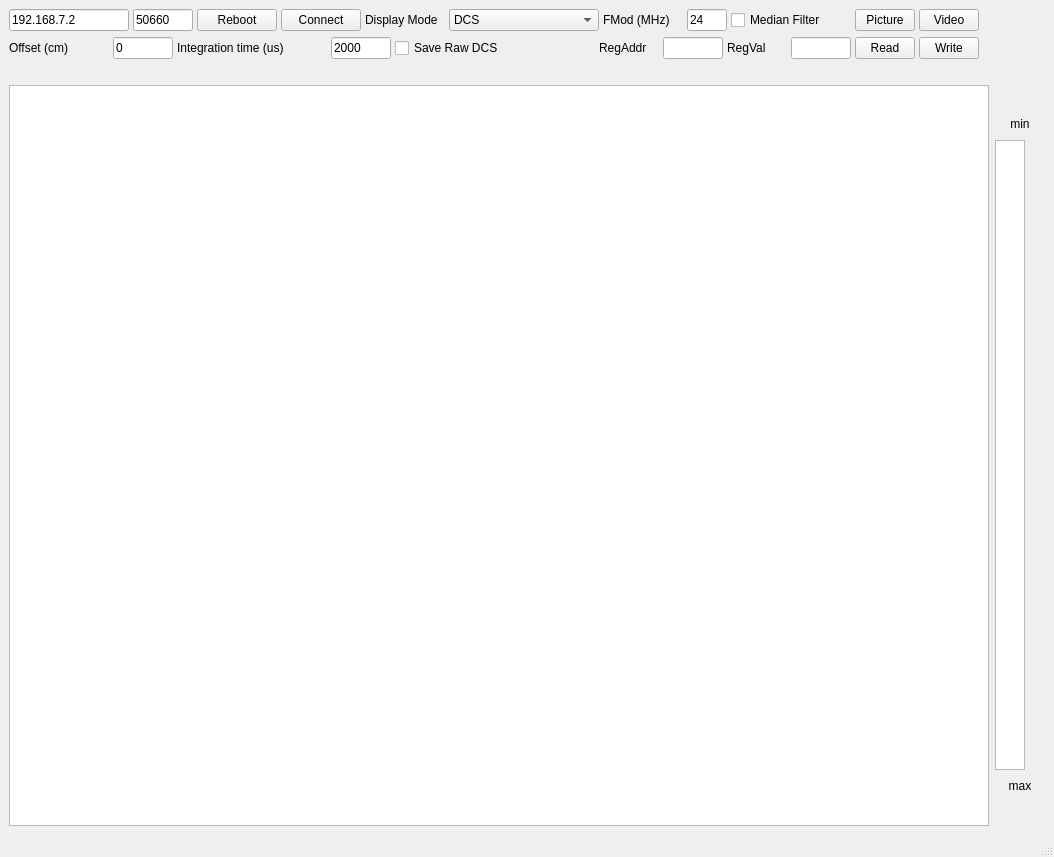
<?xml version="1.0" encoding="UTF-8"?>
<ui version="4.0">
 <class>MainWindow</class>
 <widget class="QMainWindow" name="MainWindow">
  <property name="geometry">
   <rect>
    <x>0</x>
    <y>0</y>
    <width>1054</width>
    <height>857</height>
   </rect>
  </property>
  <property name="windowTitle">
   <string>IMX556 TOF Sensor Demo</string>
  </property>
  <widget class="QWidget" name="centralwidget">
   <layout class="QVBoxLayout" name="verticalLayout_2">
    <item>
     <layout class="QHBoxLayout" name="horizontalLayout_3" stretch="0,15">
      <item>
       <layout class="QVBoxLayout" name="verticalLayout">
        <item>
         <layout class="QHBoxLayout" name="horizontalLayout">
          <property name="spacing">
           <number>4</number>
          </property>
          <item>
           <widget class="QLineEdit" name="lineEdit_hostName">
            <property name="sizePolicy">
             <sizepolicy hsizetype="Preferred" vsizetype="Preferred">
              <horstretch>0</horstretch>
              <verstretch>0</verstretch>
             </sizepolicy>
            </property>
            <property name="minimumSize">
             <size>
              <width>120</width>
              <height>22</height>
             </size>
            </property>
            <property name="maximumSize">
             <size>
              <width>120</width>
              <height>16777215</height>
             </size>
            </property>
            <property name="text">
             <string>192.168.7.2</string>
            </property>
            <property name="placeholderText">
             <string>IP</string>
            </property>
           </widget>
          </item>
          <item>
           <widget class="QLineEdit" name="lineEdit_port">
            <property name="sizePolicy">
             <sizepolicy hsizetype="Preferred" vsizetype="Preferred">
              <horstretch>0</horstretch>
              <verstretch>0</verstretch>
             </sizepolicy>
            </property>
            <property name="minimumSize">
             <size>
              <width>60</width>
              <height>22</height>
             </size>
            </property>
            <property name="maximumSize">
             <size>
              <width>60</width>
              <height>16777215</height>
             </size>
            </property>
            <property name="text">
             <string>50660</string>
            </property>
            <property name="placeholderText">
             <string>Port</string>
            </property>
           </widget>
          </item>
          <item>
           <widget class="QPushButton" name="pushButton_reboot">
            <property name="sizePolicy">
             <sizepolicy hsizetype="Preferred" vsizetype="Preferred">
              <horstretch>0</horstretch>
              <verstretch>0</verstretch>
             </sizepolicy>
            </property>
            <property name="text">
             <string>Reboot</string>
            </property>
           </widget>
          </item>
          <item>
           <widget class="QPushButton" name="pushButton_connect">
            <property name="sizePolicy">
             <sizepolicy hsizetype="Preferred" vsizetype="Preferred">
              <horstretch>0</horstretch>
              <verstretch>0</verstretch>
             </sizepolicy>
            </property>
            <property name="minimumSize">
             <size>
              <width>80</width>
              <height>0</height>
             </size>
            </property>
            <property name="maximumSize">
             <size>
              <width>80</width>
              <height>16777215</height>
             </size>
            </property>
            <property name="text">
             <string>Connect</string>
            </property>
           </widget>
          </item>
          <item>
           <widget class="QLabel" name="label_DisplayMode">
            <property name="sizePolicy">
             <sizepolicy hsizetype="Preferred" vsizetype="Preferred">
              <horstretch>0</horstretch>
              <verstretch>0</verstretch>
             </sizepolicy>
            </property>
            <property name="minimumSize">
             <size>
              <width>80</width>
              <height>0</height>
             </size>
            </property>
            <property name="maximumSize">
             <size>
              <width>80</width>
              <height>16777215</height>
             </size>
            </property>
            <property name="layoutDirection">
             <enum>Qt::LeftToRight</enum>
            </property>
            <property name="text">
             <string>Display Mode</string>
            </property>
           </widget>
          </item>
          <item>
           <widget class="QComboBox" name="comboBox_displayMode">
            <property name="sizePolicy">
             <sizepolicy hsizetype="Preferred" vsizetype="Preferred">
              <horstretch>0</horstretch>
              <verstretch>0</verstretch>
             </sizepolicy>
            </property>
            <property name="minimumSize">
             <size>
              <width>150</width>
              <height>0</height>
             </size>
            </property>
            <property name="maximumSize">
             <size>
              <width>150</width>
              <height>16777215</height>
             </size>
            </property>
            <property name="currentText">
             <string>DCS</string>
            </property>
            <property name="currentIndex">
             <number>0</number>
            </property>
            <item>
             <property name="text">
              <string>DCS</string>
             </property>
            </item>
            <item>
             <property name="text">
              <string>Amplitude (clamp)</string>
             </property>
            </item>
            <item>
             <property name="text">
              <string>Amplitude (scale)</string>
             </property>
            </item>
            <item>
             <property name="text">
              <string>Distance</string>
             </property>
            </item>
           </widget>
          </item>
          <item>
           <widget class="QLabel" name="label_FMOD">
            <property name="sizePolicy">
             <sizepolicy hsizetype="Preferred" vsizetype="Preferred">
              <horstretch>0</horstretch>
              <verstretch>0</verstretch>
             </sizepolicy>
            </property>
            <property name="minimumSize">
             <size>
              <width>80</width>
              <height>0</height>
             </size>
            </property>
            <property name="maximumSize">
             <size>
              <width>80</width>
              <height>16777215</height>
             </size>
            </property>
            <property name="text">
             <string>FMod (MHz)</string>
            </property>
           </widget>
          </item>
          <item>
           <widget class="QLineEdit" name="lineEdit_fmod">
            <property name="sizePolicy">
             <sizepolicy hsizetype="Preferred" vsizetype="Preferred">
              <horstretch>0</horstretch>
              <verstretch>0</verstretch>
             </sizepolicy>
            </property>
            <property name="minimumSize">
             <size>
              <width>40</width>
              <height>0</height>
             </size>
            </property>
            <property name="maximumSize">
             <size>
              <width>40</width>
              <height>16777215</height>
             </size>
            </property>
            <property name="text">
             <string>24</string>
            </property>
           </widget>
          </item>
          <item>
           <widget class="QCheckBox" name="checkbox_MedianEnable">
            <property name="sizePolicy">
             <sizepolicy hsizetype="Preferred" vsizetype="Preferred">
              <horstretch>0</horstretch>
              <verstretch>0</verstretch>
             </sizepolicy>
            </property>
            <property name="minimumSize">
             <size>
              <width>120</width>
              <height>0</height>
             </size>
            </property>
            <property name="maximumSize">
             <size>
              <width>120</width>
              <height>16777215</height>
             </size>
            </property>
            <property name="text">
             <string>Median Filter</string>
            </property>
            <property name="checked">
             <bool>false</bool>
            </property>
           </widget>
          </item>
          <item>
           <widget class="QPushButton" name="pushButton_picture">
            <property name="sizePolicy">
             <sizepolicy hsizetype="Preferred" vsizetype="Preferred">
              <horstretch>0</horstretch>
              <verstretch>0</verstretch>
             </sizepolicy>
            </property>
            <property name="minimumSize">
             <size>
              <width>60</width>
              <height>0</height>
             </size>
            </property>
            <property name="maximumSize">
             <size>
              <width>60</width>
              <height>16777215</height>
             </size>
            </property>
            <property name="text">
             <string>Picture</string>
            </property>
           </widget>
          </item>
          <item>
           <widget class="QPushButton" name="pushButton_Video">
            <property name="sizePolicy">
             <sizepolicy hsizetype="Preferred" vsizetype="Preferred">
              <horstretch>0</horstretch>
              <verstretch>0</verstretch>
             </sizepolicy>
            </property>
            <property name="minimumSize">
             <size>
              <width>60</width>
              <height>0</height>
             </size>
            </property>
            <property name="maximumSize">
             <size>
              <width>60</width>
              <height>16777215</height>
             </size>
            </property>
            <property name="text">
             <string>Video</string>
            </property>
           </widget>
          </item>
         </layout>
        </item>
        <item>
         <layout class="QHBoxLayout" name="horizontalLayout_2">
          <property name="spacing">
           <number>4</number>
          </property>
          <item>
           <widget class="QLabel" name="label_Offset">
            <property name="sizePolicy">
             <sizepolicy hsizetype="Preferred" vsizetype="Preferred">
              <horstretch>0</horstretch>
              <verstretch>0</verstretch>
             </sizepolicy>
            </property>
            <property name="minimumSize">
             <size>
              <width>100</width>
              <height>0</height>
             </size>
            </property>
            <property name="maximumSize">
             <size>
              <width>80</width>
              <height>16777215</height>
             </size>
            </property>
            <property name="text">
             <string>Offset (cm)</string>
            </property>
           </widget>
          </item>
          <item>
           <widget class="QLineEdit" name="lineEdit_offset">
            <property name="sizePolicy">
             <sizepolicy hsizetype="Preferred" vsizetype="Preferred">
              <horstretch>0</horstretch>
              <verstretch>0</verstretch>
             </sizepolicy>
            </property>
            <property name="minimumSize">
             <size>
              <width>60</width>
              <height>0</height>
             </size>
            </property>
            <property name="maximumSize">
             <size>
              <width>60</width>
              <height>16777215</height>
             </size>
            </property>
            <property name="text">
             <string>0</string>
            </property>
           </widget>
          </item>
          <item>
           <widget class="QLabel" name="label_IntgTime">
            <property name="sizePolicy">
             <sizepolicy hsizetype="Preferred" vsizetype="Preferred">
              <horstretch>0</horstretch>
              <verstretch>0</verstretch>
             </sizepolicy>
            </property>
            <property name="minimumSize">
             <size>
              <width>150</width>
              <height>0</height>
             </size>
            </property>
            <property name="maximumSize">
             <size>
              <width>100</width>
              <height>16777215</height>
             </size>
            </property>
            <property name="text">
             <string>Integration time (us)</string>
            </property>
           </widget>
          </item>
          <item>
           <widget class="QLineEdit" name="lineEdit_intgtime">
            <property name="sizePolicy">
             <sizepolicy hsizetype="Preferred" vsizetype="Preferred">
              <horstretch>0</horstretch>
              <verstretch>0</verstretch>
             </sizepolicy>
            </property>
            <property name="minimumSize">
             <size>
              <width>60</width>
              <height>0</height>
             </size>
            </property>
            <property name="maximumSize">
             <size>
              <width>60</width>
              <height>16777215</height>
             </size>
            </property>
            <property name="text">
             <string>2000</string>
            </property>
           </widget>
          </item>
          <item>
           <widget class="QCheckBox" name="checkBox_saveRaw">
            <property name="text">
             <string>Save Raw DCS</string>
            </property>
           </widget>
          </item>
          <item>
           <spacer name="horizontalSpacer_2">
            <property name="orientation">
             <enum>Qt::Horizontal</enum>
            </property>
            <property name="sizeHint" stdset="0">
             <size>
              <width>40</width>
              <height>20</height>
             </size>
            </property>
           </spacer>
          </item>
          <item>
           <widget class="QLabel" name="label_i2c_addr">
            <property name="sizePolicy">
             <sizepolicy hsizetype="Preferred" vsizetype="Preferred">
              <horstretch>0</horstretch>
              <verstretch>0</verstretch>
             </sizepolicy>
            </property>
            <property name="minimumSize">
             <size>
              <width>60</width>
              <height>0</height>
             </size>
            </property>
            <property name="maximumSize">
             <size>
              <width>60</width>
              <height>16777215</height>
             </size>
            </property>
            <property name="text">
             <string>RegAddr</string>
            </property>
           </widget>
          </item>
          <item>
           <widget class="QLineEdit" name="lineEdit_i2c_addr">
            <property name="sizePolicy">
             <sizepolicy hsizetype="Preferred" vsizetype="Preferred">
              <horstretch>0</horstretch>
              <verstretch>0</verstretch>
             </sizepolicy>
            </property>
            <property name="minimumSize">
             <size>
              <width>60</width>
              <height>0</height>
             </size>
            </property>
            <property name="maximumSize">
             <size>
              <width>60</width>
              <height>16777215</height>
             </size>
            </property>
           </widget>
          </item>
          <item>
           <widget class="QLabel" name="label_i2c_val">
            <property name="sizePolicy">
             <sizepolicy hsizetype="Preferred" vsizetype="Preferred">
              <horstretch>0</horstretch>
              <verstretch>0</verstretch>
             </sizepolicy>
            </property>
            <property name="minimumSize">
             <size>
              <width>60</width>
              <height>0</height>
             </size>
            </property>
            <property name="maximumSize">
             <size>
              <width>60</width>
              <height>16777215</height>
             </size>
            </property>
            <property name="text">
             <string>RegVal</string>
            </property>
           </widget>
          </item>
          <item>
           <widget class="QLineEdit" name="lineEdit_i2c_val">
            <property name="sizePolicy">
             <sizepolicy hsizetype="Preferred" vsizetype="Preferred">
              <horstretch>0</horstretch>
              <verstretch>0</verstretch>
             </sizepolicy>
            </property>
            <property name="minimumSize">
             <size>
              <width>60</width>
              <height>0</height>
             </size>
            </property>
            <property name="maximumSize">
             <size>
              <width>60</width>
              <height>16777215</height>
             </size>
            </property>
           </widget>
          </item>
          <item>
           <widget class="QPushButton" name="pushButton_i2c_read">
            <property name="sizePolicy">
             <sizepolicy hsizetype="Preferred" vsizetype="Preferred">
              <horstretch>0</horstretch>
              <verstretch>0</verstretch>
             </sizepolicy>
            </property>
            <property name="minimumSize">
             <size>
              <width>60</width>
              <height>0</height>
             </size>
            </property>
            <property name="maximumSize">
             <size>
              <width>60</width>
              <height>16777215</height>
             </size>
            </property>
            <property name="text">
             <string>Read</string>
            </property>
           </widget>
          </item>
          <item>
           <widget class="QPushButton" name="pushButton_i2c_write">
            <property name="sizePolicy">
             <sizepolicy hsizetype="Preferred" vsizetype="Preferred">
              <horstretch>0</horstretch>
              <verstretch>0</verstretch>
             </sizepolicy>
            </property>
            <property name="minimumSize">
             <size>
              <width>60</width>
              <height>0</height>
             </size>
            </property>
            <property name="maximumSize">
             <size>
              <width>60</width>
              <height>16777215</height>
             </size>
            </property>
            <property name="text">
             <string>Write</string>
            </property>
           </widget>
          </item>
         </layout>
        </item>
       </layout>
      </item>
      <item>
       <spacer name="horizontalSpacer">
        <property name="orientation">
         <enum>Qt::Horizontal</enum>
        </property>
        <property name="sizeHint" stdset="0">
         <size>
          <width>358</width>
          <height>20</height>
         </size>
        </property>
       </spacer>
      </item>
     </layout>
    </item>
    <item>
     <layout class="QHBoxLayout" name="horizontalLayout_6">
      <item>
       <widget class="QLabel" name="labelStatusIndicator">
        <property name="maximumSize">
         <size>
          <width>20</width>
          <height>20</height>
         </size>
        </property>
        <property name="text">
         <string/>
        </property>
       </widget>
      </item>
      <item>
       <widget class="QLabel" name="labelStatus">
        <property name="minimumSize">
         <size>
          <width>120</width>
          <height>0</height>
         </size>
        </property>
        <property name="text">
         <string/>
        </property>
       </widget>
      </item>
     </layout>
    </item>
    <item>
     <layout class="QHBoxLayout" name="horizontalLayout_4">
      <item>
       <widget class="QGraphicsView" name="graphicsView_Main">
        <property name="verticalScrollBarPolicy">
         <enum>Qt::ScrollBarAlwaysOff</enum>
        </property>
        <property name="horizontalScrollBarPolicy">
         <enum>Qt::ScrollBarAlwaysOff</enum>
        </property>
        <property name="sizeAdjustPolicy">
         <enum>QAbstractScrollArea::AdjustToContents</enum>
        </property>
       </widget>
      </item>
      <item>
       <layout class="QVBoxLayout" name="colorbarLayout_3">
        <item>
         <spacer name="verticalSpacer_2">
          <property name="orientation">
           <enum>Qt::Vertical</enum>
          </property>
          <property name="sizeHint" stdset="0">
           <size>
            <width>20</width>
            <height>40</height>
           </size>
          </property>
         </spacer>
        </item>
        <item>
         <widget class="QLabel" name="label_minDistance_3">
          <property name="sizePolicy">
           <sizepolicy hsizetype="Maximum" vsizetype="Maximum">
            <horstretch>0</horstretch>
            <verstretch>0</verstretch>
           </sizepolicy>
          </property>
          <property name="minimumSize">
           <size>
            <width>50</width>
            <height>20</height>
           </size>
          </property>
          <property name="maximumSize">
           <size>
            <width>50</width>
            <height>20</height>
           </size>
          </property>
          <property name="text">
           <string>min</string>
          </property>
          <property name="alignment">
           <set>Qt::AlignCenter</set>
          </property>
         </widget>
        </item>
        <item>
         <widget class="QGraphicsView" name="colorBarView_3">
          <property name="sizePolicy">
           <sizepolicy hsizetype="Preferred" vsizetype="Preferred">
            <horstretch>0</horstretch>
            <verstretch>0</verstretch>
           </sizepolicy>
          </property>
          <property name="minimumSize">
           <size>
            <width>30</width>
            <height>630</height>
           </size>
          </property>
          <property name="maximumSize">
           <size>
            <width>30</width>
            <height>630</height>
           </size>
          </property>
          <property name="verticalScrollBarPolicy">
           <enum>Qt::ScrollBarAlwaysOff</enum>
          </property>
          <property name="horizontalScrollBarPolicy">
           <enum>Qt::ScrollBarAlwaysOff</enum>
          </property>
         </widget>
        </item>
        <item>
         <widget class="QLabel" name="label_maxDistance_3">
          <property name="sizePolicy">
           <sizepolicy hsizetype="Preferred" vsizetype="Preferred">
            <horstretch>0</horstretch>
            <verstretch>0</verstretch>
           </sizepolicy>
          </property>
          <property name="minimumSize">
           <size>
            <width>50</width>
            <height>20</height>
           </size>
          </property>
          <property name="maximumSize">
           <size>
            <width>50</width>
            <height>20</height>
           </size>
          </property>
          <property name="text">
           <string>max</string>
          </property>
          <property name="alignment">
           <set>Qt::AlignCenter</set>
          </property>
         </widget>
        </item>
        <item>
         <spacer name="verticalSpacer">
          <property name="orientation">
           <enum>Qt::Vertical</enum>
          </property>
          <property name="sizeHint" stdset="0">
           <size>
            <width>20</width>
            <height>40</height>
           </size>
          </property>
         </spacer>
        </item>
       </layout>
      </item>
     </layout>
    </item>
   </layout>
  </widget>
  <widget class="QMenuBar" name="menubar">
   <property name="geometry">
    <rect>
     <x>0</x>
     <y>0</y>
     <width>1054</width>
     <height>17</height>
    </rect>
   </property>
  </widget>
  <widget class="QStatusBar" name="statusbar"/>
 </widget>
 <resources/>
 <connections/>
</ui>
